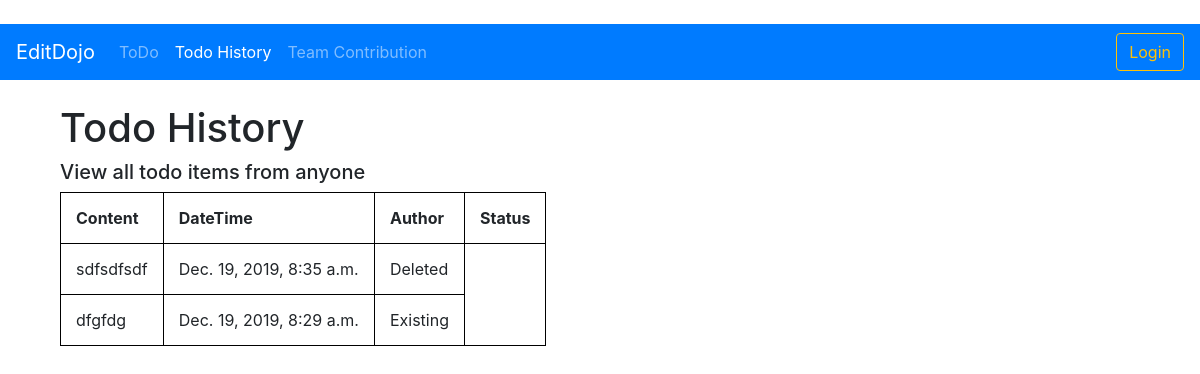
The page /todo/history/ on the database as committed earlier.
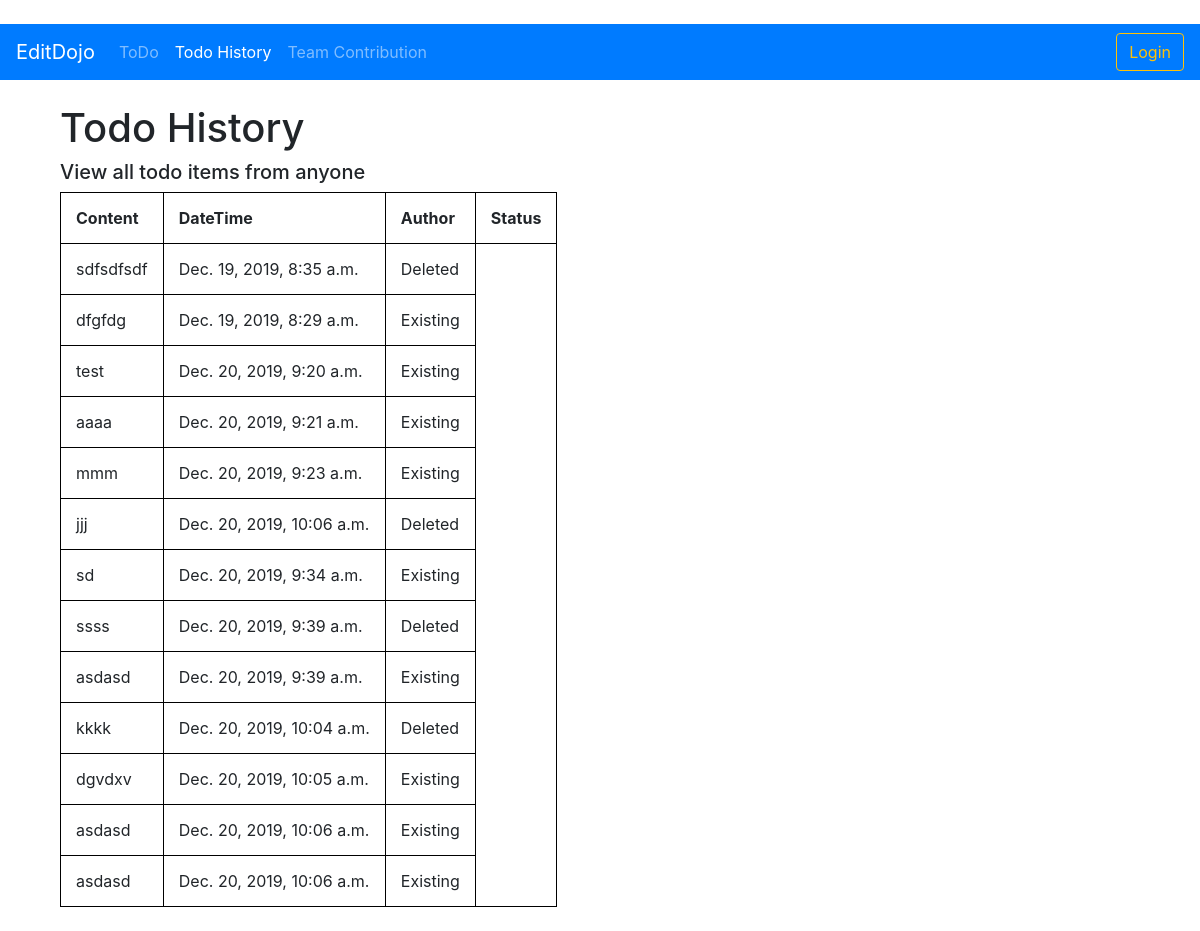
The same page on the database as committed later.
### todo/models.py (models this page shows)
class TodoItem(models.Model):
    content = models.TextField()
    date_created = models.DateTimeField(auto_now=True)
    status = models.BooleanField(default=True)
    author = models.CharField(max_length=30, null = True)

### todo/views.py (the view)
# urls.py: path('todo/history/', historyTodo),
def historyTodo(request):
    all_todo_items=TodoItem.objects.all()
    return render(request,'todohistory.html',
        {'all_items':all_todo_items, 'todo_history': 'active'})

### templates/todohistory.html (shortened to what this page needs)
{% extends 'base.html' %}
{% block content %}
<div class="container">
    <h1>Todo History</h1>
    <h5>View all todo items from anyone</h5>
    <table style="width 100">
        <tr>
            <th>Content</th>
            <th>DateTime</th>
            <th>Author</th>
            <th>Status</th>
        </tr>
        <tr>
            {% for todo_item in all_items %}
            <td>
                {{ todo_item.content }}
            </td>
            <td>
                {{ todo_item.date_created }}
            </td>
            <td>
                {% if todo_item.status == True%}
                Existing
                {% else %}
                Deleted
                {% endif %}
            </td>
        </tr>
        {% endfor %}
    </table>
</div>
{% endblock %}

Rows that differ between the two databases and show on the page:
added TodoItem: content "test", date_created "Dec. 20, 2019, 9:20 a.m.", status "Existing"
added TodoItem: content "aaaa", date_created "Dec. 20, 2019, 9:21 a.m.", status "Existing"
added TodoItem: content "mmm", date_created "Dec. 20, 2019, 9:23 a.m.", status "Existing"
added TodoItem: content "jjj", date_created "Dec. 20, 2019, 10:06 a.m.", status "Deleted"
added TodoItem: content "sd", date_created "Dec. 20, 2019, 9:34 a.m.", status "Existing"
added TodoItem: content "ssss", date_created "Dec. 20, 2019, 9:39 a.m.", status "Deleted"
added TodoItem: content "asdasd", date_created "Dec. 20, 2019, 9:39 a.m.", status "Existing"
added TodoItem: content "kkkk", date_created "Dec. 20, 2019, 10:04 a.m.", status "Deleted"
added TodoItem: content "dgvdxv", date_created "Dec. 20, 2019, 10:05 a.m.", status "Existing"
added TodoItem: content "asdasd", date_created "Dec. 20, 2019, 10:06 a.m.", status "Existing"
added TodoItem: content "asdasd", date_created "Dec. 20, 2019, 10:06 a.m.", status "Existing"
